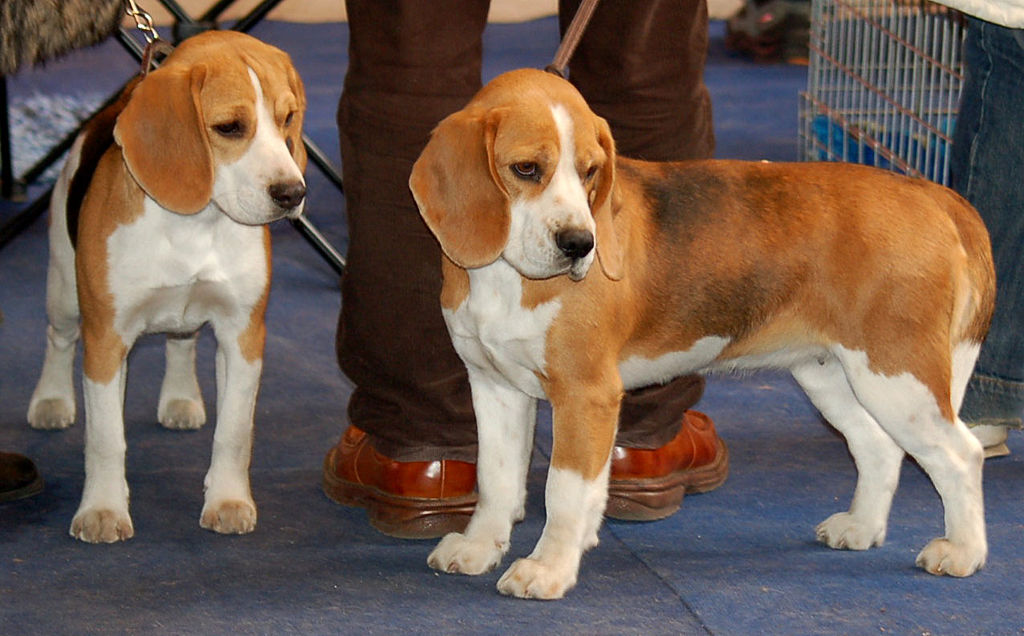
#> input picture dora/core/object_detection/test_images/image1.jpg, 1024 x 636 px; its folder holds only this picture in this run
$ python -i vision.py   (imports and definitions only)
#> lines starting #> are read from the running program, lines starting #| are printed output that depends on the picture; after the words box and inside, x2 and y2 are one past the last pixel; in counts of white or black regions, pixels touching at a corner belong together
import numpy as np
import cv2
import sys
try:
    from pylibfreenect2 import Freenect2, SyncMultiFrameListener
    from pylibfreenect2 import FrameType, Registration, Frame
    # from pylibfreenect2 import createConsoleLogger, setGlobalLogger
    # from pylibfreenect2 import LoggerLevel
except ModuleNotFoundError:
    print("pylibfreenect2 not installed - cannot use Kinect")

from core.neuralnet.utils import visualization_utils as vis_util

DEFAULT_RES = (240, 135)
WEBCAM_PORT = 0
ADJUSTMENT_FRAMES = 2
DENOISING_PARAMS = [10, 10, 7, 21]

# Optimize Drivable Surfaces
# Depth map


# [9 lines left out: function Selector, not called in this run]


class Kinect(object):
    '''
    ADD SELECTOR
    Class for connection to Kinect camera using pylibfreenect2
    Optionally supress output from pylibfreenect?
    '''

    # [37 lines left out: functions __init__, get_frame, not called in this run]

    def close(self):
        self.device.stop()
        return 0

    # [17 lines left out: functions get_depth, get_registered, not called in this run]


class Webcam(object):
    ''' Class for webcam connection '''

    def __init__(self, camera_port=WEBCAM_PORT):
        self.camera = cv2.VideoCapture(camera_port)
        self.type = "Webcam"

    # [5 lines left out: function get_frame, not called in this run]

    def close(self):
        del (self.camera)
        return 0


class Camera(object):
    ''' Class for arbritrary camera connection '''

    def __init__(self, camera_port):
        self.type = "Camera"
        self.camera = cv2.VideoCapture(camera_port)

    # [5 lines left out: function get_frame, not called in this run]

    def close(self):
        del (self.camera)
        return 0


class FileFeed(object):
    def __init__(self, file):
        self.type = "Filefeed"
        self.feed = cv2.VideoCapture(file)

    def get_frame(self):
        retval, im = self.feed.read()
        return im

    def close(self):
        del (self.feed)
        return 0


def adjust_resolution(image, new_res=DEFAULT_RES):
    new_image = image.copy()
    return cv2.resize(new_image, new_res)


def convert_greyscale(image):
    return cv2.cvtColor(image, cv2.COLOR_BGR2GRAY)


def convert_color(image):
    color_image = cv2.cvtColor(image, cv2.COLOR_GRAY2BGR)
    return color_image


def denoise_color(image):
    '''Smooths color images '''
    p = DENOISING_PARAMS
    return cv2.fastNlMeansDenoisingColored(image, None, p[0], p[1], p[2], p[3])


def detect_edge(image):
    '''uses uncanny edge detection
    thresholds calculated using mean pixel value and std deviation
    '''
    grey_image = convert_greyscale(image)
    mean_val = np.mean(grey_image)
    std = np.std(grey_image)
    low_thresh = mean_val - std
    high_thresh = mean_val + std
    edges = cv2.Canny(grey_image, low_thresh, high_thresh)
    return edges


def fill_edges(edges):
    '''fills from bottom up'''
    dims = edges.shape
    filled = edges.copy()
    pix = 255
    for x in range(dims[1] - 1, -1, -1):
        for y in range(dims[0] - 1, -1, -1):
            if filled[y][x] == 255 and pix == 255:
                pix = 0
            else:
                filled[y][x] = pix
        pix = 255
    return filled


def erode_filled(filled):
    '''horizontal erosion'''
    dims = filled.shape
    eroded = filled.copy()
    width = 20
    for y in range(dims[0] - 1, -1, -1):
        count = 0
        for x in range(dims[1] - 1, -1, -1):
            if x < width or x > dims[1] - width:
                eroded[y][x] = 0
            elif eroded[y][x] == 255:
                count += 1
            else:
                if count < width and count > 0:
                    for i in range(0, count + 1):
                        eroded[y][x + i] = 0
                count = 0
    return eroded


def highest_point(eroded):
    '''finds highest point on the drivable surface'''
    R = 5
    largest = np.unravel_index(eroded.argmax(), eroded.shape)
    eroded = convert_color(eroded)
    for y in range(largest[0] - R, largest[0] + R):
        for x in range(largest[1] - R, largest[1] + R):
            eroded[y][x] = [0, 0, 255]
    return largest, eroded


def overlay_drivable_surface(highest_point, image):
    return cv2.addWeighted(highest_point, .5, image, .5, 0)


def detect_drivable_surfaces_color(image):
    '''Affected by color changes and texture '''
    new_image = image.copy()
    denoise = denoise_color(new_image)
    edges = detect_edge(new_image)
    filled = fill_edges(edges)
    eroded = erode_filled(filled)
    smoothed_eroded = cv2.GaussianBlur(eroded, (15, 15), 0)
    point, new_eroded = highest_point(smoothed_eroded)
    overlayed = overlay_drivable_surface(new_eroded, new_image)
    return overlayed


# TODO
# [159 lines left out: functions calibrate, calculate_heights, fill_edges_depth, depth_drivable_surfaces, overlay_image, add_depth_information, not called in this run]

>>> import cv2
>>> picture = cv2.imread('object_detection/test_images/image1.jpg')
#> picture is the input picture: shape (636, 1024, 3); mean B, G, R 81.9, 93.2, 112
>>> result = detect_drivable_surfaces_color(picture)
#> in convert_greyscale, `return cv2.cvtColor(image, cv2.COLOR_BGR2GRAY)`:
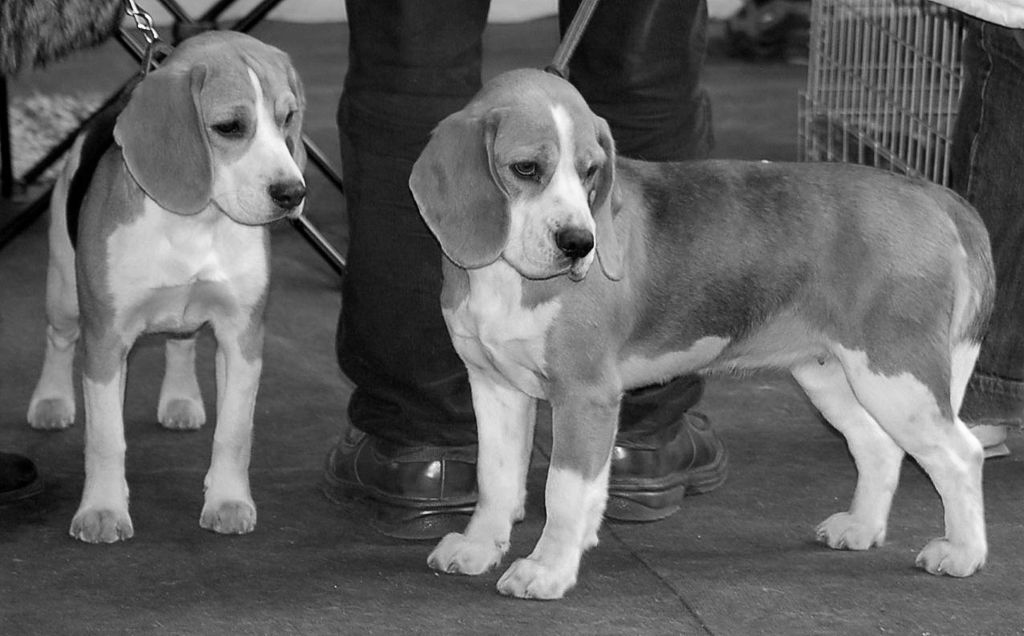
#> returned value: shape (636, 1024); min 0, max 254, mean 97.5
#> in detect_edge, `mean_val = np.mean(grey_image)`: mean_val = 97.53
#> in detect_edge, `std = np.std(grey_image)`: std = 52.61
#> in detect_edge, `low_thresh = mean_val - std`: low_thresh = 44.92
#> in detect_edge, `high_thresh = mean_val + std`: high_thresh = 150.1
#> in detect_edge, `edges = cv2.Canny(grey_image, low_thresh, high_thresh)`:
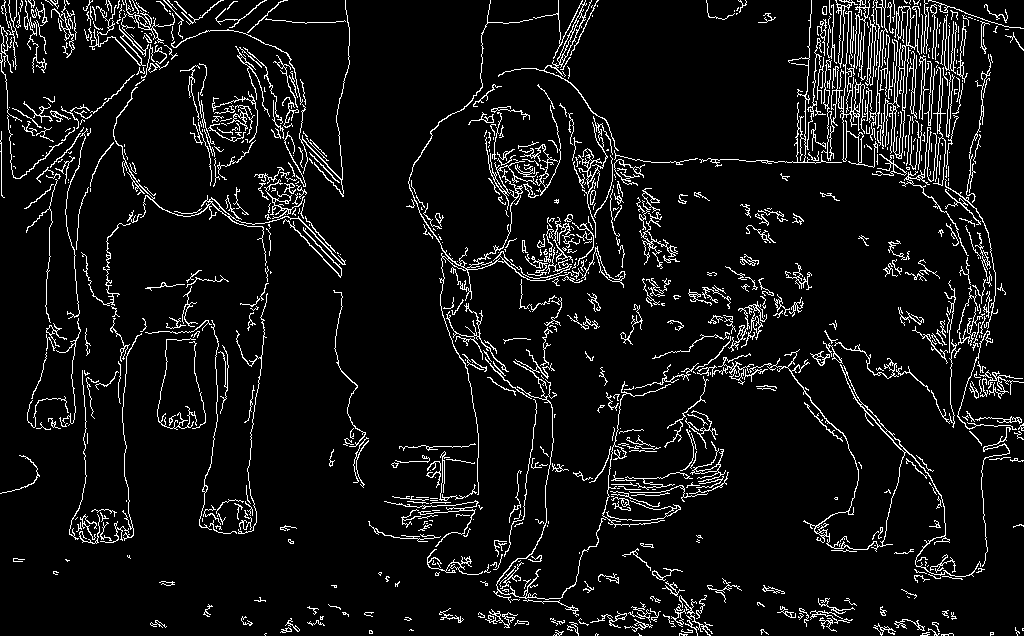
#> edges: shape (636, 1024); 7.2% white in thin lines or dots
#> after the loop in fill_edges, `for x in range(dims[1] - 1, -1, -1):`:
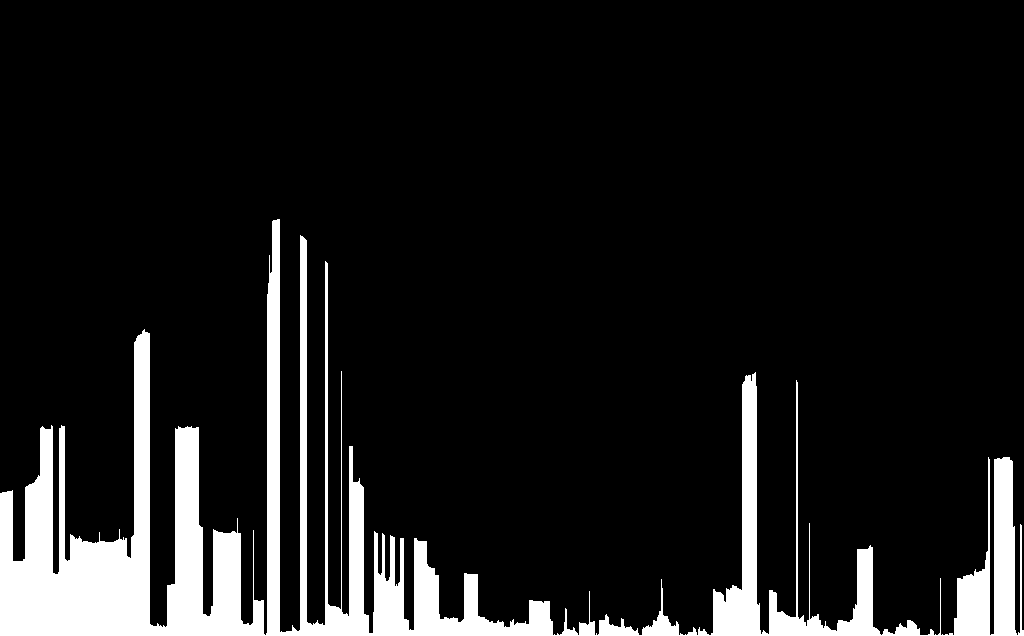
#> filled: shape (636, 1024); 10.5% white; 1 white region, box (x1, y1, x2, y2) and area: (0, 219, 1024, 636) 68094
#> after the loop in erode_filled, `for y in range(dims[0] - 1, -1, -1):`:
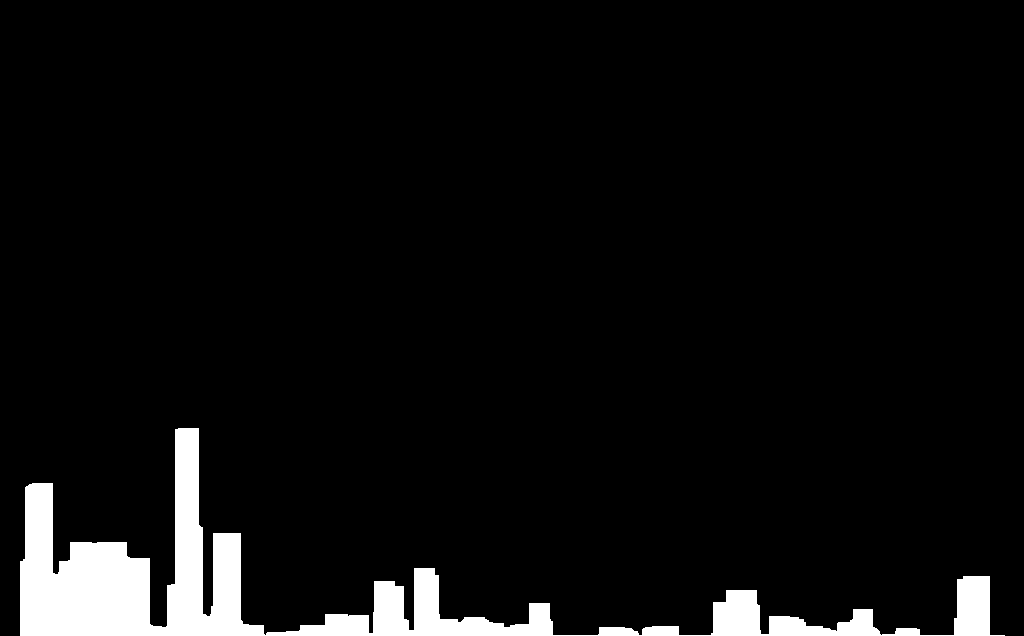
#> eroded: shape (636, 1024); 5.5% white; 1 white region, box (x1, y1, x2, y2) and area: (20, 428, 1005, 636) 36128
#> in highest_point, `largest = np.unravel_index(eroded.argmax(), eroded.shape)`: largest = (435, 182)
#> after the loop in highest_point, `for y in range(largest[0] - R, largest[0] + R):`:
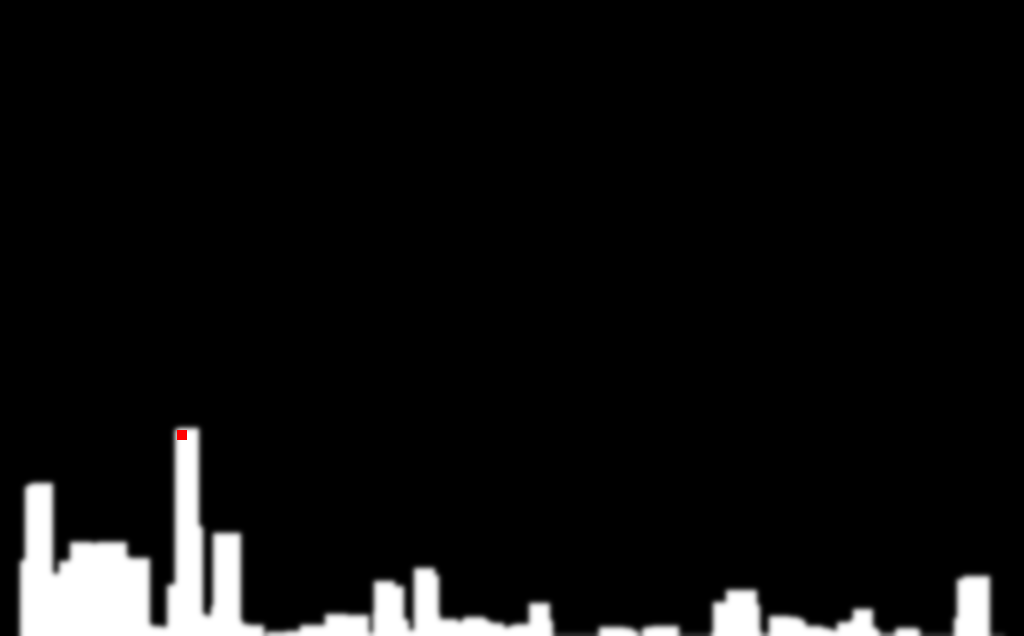
#> eroded: shape (636, 1024, 3); mean B, G, R 14.1, 14.1, 14.1
#> in overlay_drivable_surface, `return cv2.addWeighted(highest_point, .5, image, .5, 0)`:
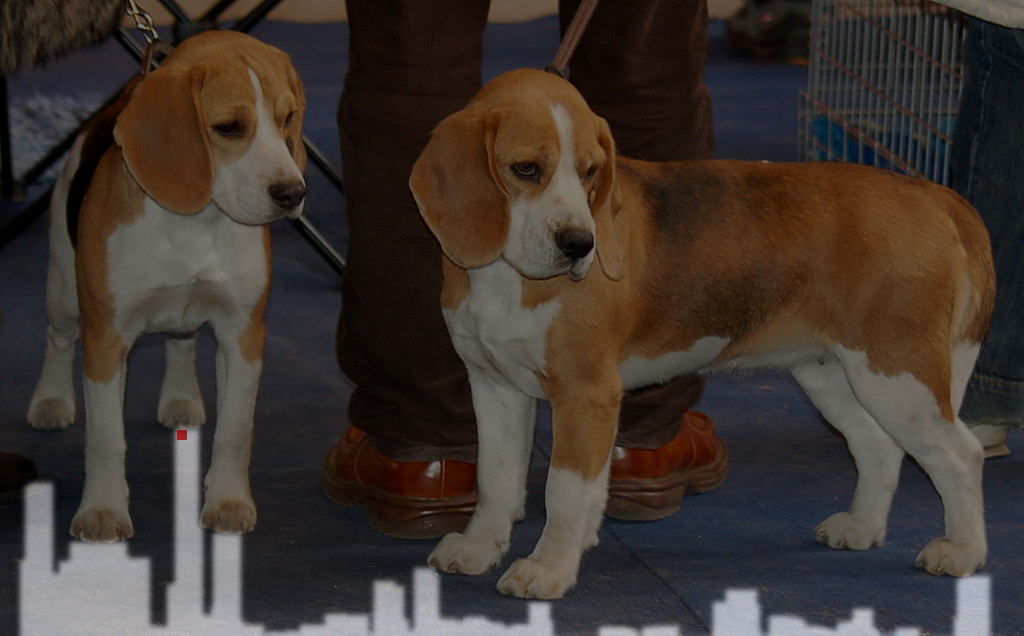
#> returned value: shape (636, 1024, 3); mean of channels 0, 1, 2 48, 53.6, 63.1; drawn as B, G, R

$ run again, on dora/core/object_detection/test_images/image2.jpg
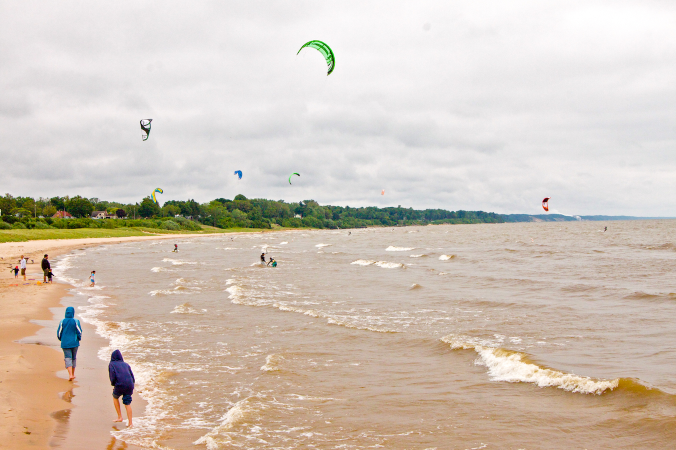
#> input picture dora/core/object_detection/test_images/image2.jpg, 1352 x 900 px (shown at 1/2 size)
#> picture is the input picture: shape (900, 1352, 3); mean B, G, R 185.8, 197.8, 210.2
#> mean_val = 200.2
#> std = 40.03
#> low_thresh = 160.2
#> high_thresh = 240.2
#> edges: shape (900, 1352); 2.6% white in thin lines or dots
#> after the loop in erode_filled, `for y in range(dims[0] - 1, -1, -1):`:
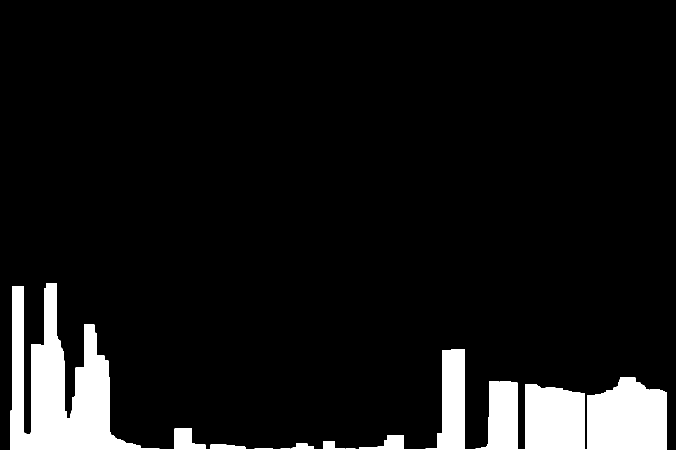
#> eroded: shape (900, 1352) (shown at 1/2 size); 8.2% white; 1 white region, box (x1, y1, x2, y2) and area: (20, 567, 1333, 900) 100156
#> largest = (574, 99)
#> in overlay_drivable_surface, `return cv2.addWeighted(highest_point, .5, image, .5, 0)`:
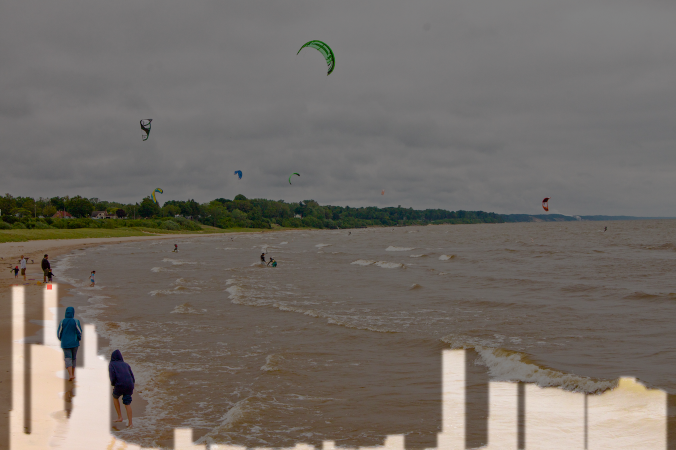
#> returned value: shape (900, 1352, 3) (shown at 1/2 size); mean of channels 0, 1, 2 103.4, 109.4, 115.6; drawn as B, G, R
